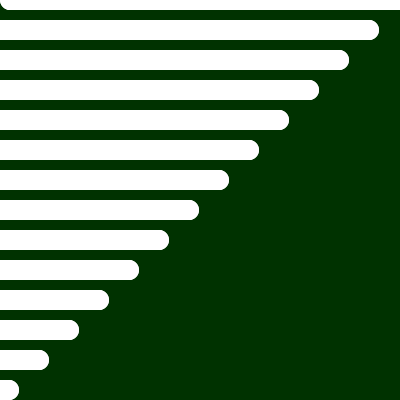
Frame 1 (no input)
Frame 60 (the mouse pressed at the canvas centre just before this capture): identical to frame 1, image omitted
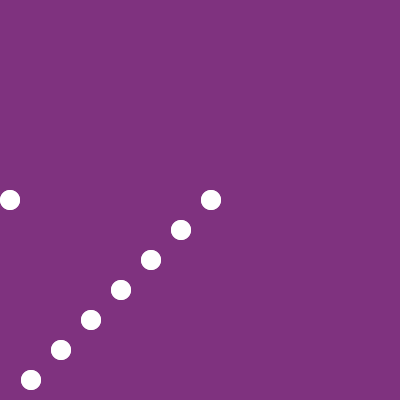
Frame 120 (the mouse held since frame 60 and released just before this capture)

The Processing sketch that drew these frames (run headless with seeded random() and noise(); from frame 60 on, the mouse is pressed at the canvas centre):

// Processing sketch: processing_91850
// ── processing_91850.pde

//rafiAlam
//creativeComputing
//Homework5

void setup () {
  size (400, 400);
}

void draw() {
  background(map(mouseX, 0, width, 0, 255), 50, map(mouseY, 0, height, 0, 255));
  noStroke();
  for ( int circle1 =10; circle1 < width; circle1+=mouseX+1) {
    ellipse(circle1, mouseY, 20, 20);
  }
  for ( int circle1 =10; circle1 < width; circle1+=mouseX+1) {
    ellipse(circle1-30, mouseY+30, 20, 20);
  }
  for ( int circle1 =10; circle1 < width; circle1+=mouseX+1) {
    ellipse(circle1-60, mouseY+60, 20, 20);
  }
  for ( int circle1 =10; circle1 < width; circle1+=mouseX+1) {
    ellipse(circle1-90, mouseY+90, 20, 20);
  }
  for ( int circle1 =10; circle1 < width; circle1+=mouseX+1) {
    ellipse(circle1-120, mouseY+120, 20, 20);
  }
  for ( int circle1 =10; circle1 < width; circle1+=mouseX+1) {
    ellipse(circle1-150, mouseY+150, 20, 20);
  }
  for ( int circle1 =10; circle1 < width; circle1+=mouseX+1) {
    ellipse(circle1-180, mouseY+180, 20, 20);
  }
  for ( int circle1 =10; circle1 < width; circle1+=mouseX+1) {
    ellipse(circle1-210, mouseY+210, 20, 20);
  }
  for ( int circle1 =10; circle1 < width; circle1+=mouseX+1) {
    ellipse(circle1-240, mouseY+240, 20, 20);
  }
  for ( int circle1 =10; circle1 < width; circle1+=mouseX+1) {
    ellipse(circle1-270, mouseY+270, 20, 20);
  }
  for ( int circle1 =10; circle1 < width; circle1+=mouseX+1) {
    ellipse(circle1-300, mouseY+300, 20, 20);
  }
  for ( int circle1 =10; circle1 < width; circle1+=mouseX+1) {
    ellipse(circle1-330, mouseY+330, 20, 20);
  }
  for ( int circle1 =10; circle1 < width; circle1+=mouseX+1) {
    ellipse(circle1-360, mouseY+360, 20, 20);
  }
  for ( int circle1 =10; circle1 < width; circle1+=mouseX+1) {
    ellipse(circle1-390, mouseY+390, 20, 20);
  }
  
  
  for ( int circle1 =10; circle1 < width; circle1+=mouseY+1) {
    ellipse(circle1, mouseX, 20, 20);
  }
  for ( int circle1 =10; circle1 < width; circle1+=mouseX+1) {
    ellipse(circle1-30, mouseX+30, 20, 20);
  }
  for ( int circle1 =10; circle1 < width; circle1+=mouseX+1) {
    ellipse(circle1-60, mouseX+60, 20, 20);
  }
  for ( int circle1 =10; circle1 < width; circle1+=mouseX+1) {
    ellipse(circle1-90, mouseX+90, 20, 20);
  }
  for ( int circle1 =10; circle1 < width; circle1+=mouseX+1) {
    ellipse(circle1-120, mouseX+120, 20, 20);
  }
  for ( int circle1 =10; circle1 < width; circle1+=mouseX+1) {
    ellipse(circle1-150, mouseX+150, 20, 20);
  }
  for ( int circle1 =10; circle1 < width; circle1+=mouseX+1) {
    ellipse(circle1-180, mouseX+180, 20, 20);
  }
  for ( int circle1 =10; circle1 < width; circle1+=mouseX+1) {
    ellipse(circle1-210, mouseX+210, 20, 20);
  }
  for ( int circle1 =10; circle1 < width; circle1+=mouseX+1) {
    ellipse(circle1-240, mouseX+240, 20, 20);
  }
  for ( int circle1 =10; circle1 < width; circle1+=mouseX+1) {
    ellipse(circle1-270, mouseX+270, 20, 20);
  }
  for ( int circle1 =10; circle1 < width; circle1+=mouseX+1) {
    ellipse(circle1-300, mouseX+300, 20, 20);
  }
  for ( int circle1 =10; circle1 < width; circle1+=mouseX+1) {
    ellipse(circle1-330, mouseX+330, 20, 20);
  }
  for ( int circle1 =10; circle1 < width; circle1+=mouseX+1) {
    ellipse(circle1-360, mouseX+360, 20, 20);
  }
  for ( int circle1 =10; circle1 < width; circle1+=mouseX+1) {
    ellipse(circle1-390, mouseX+390, 20, 20);
  }
}
